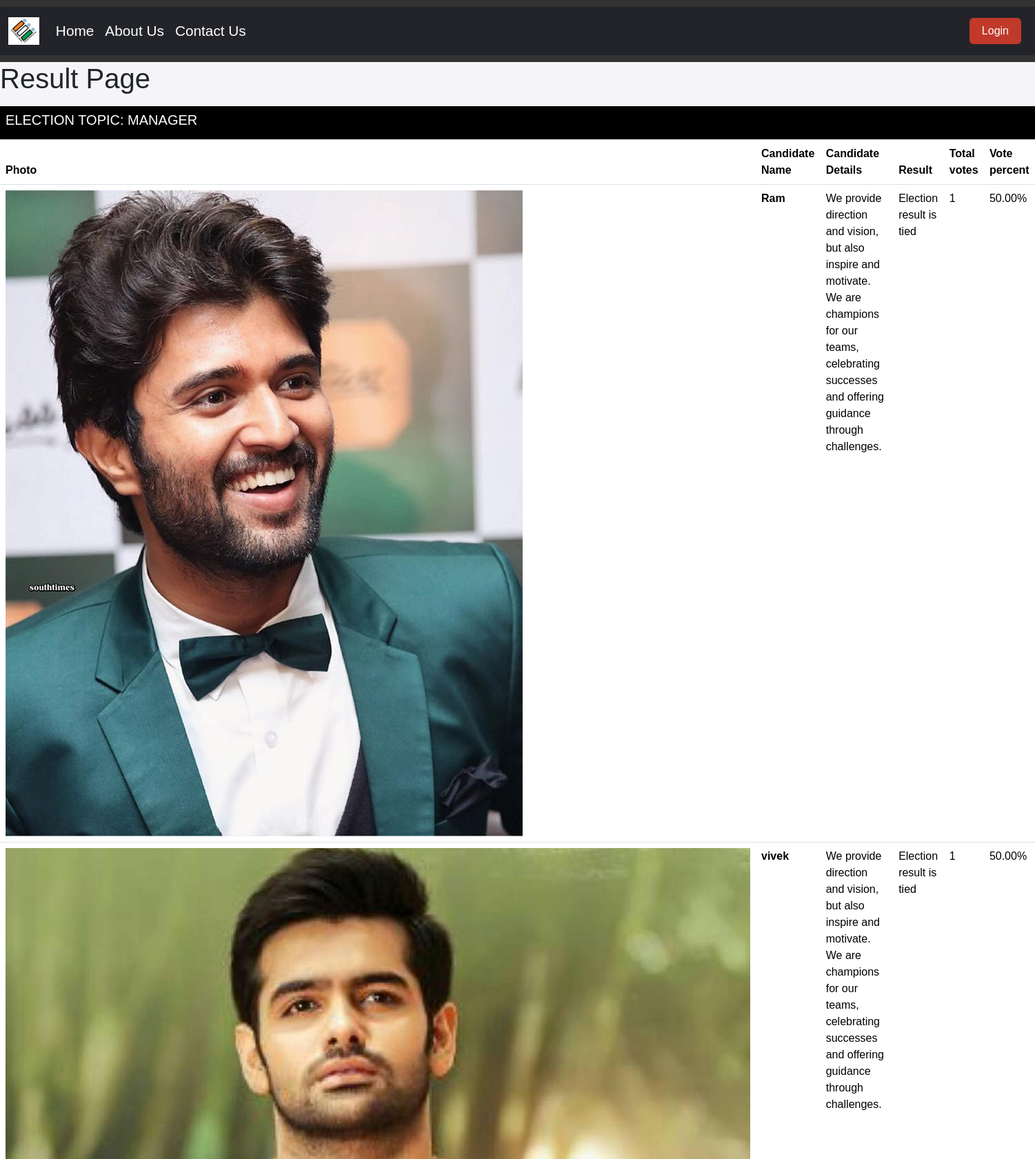
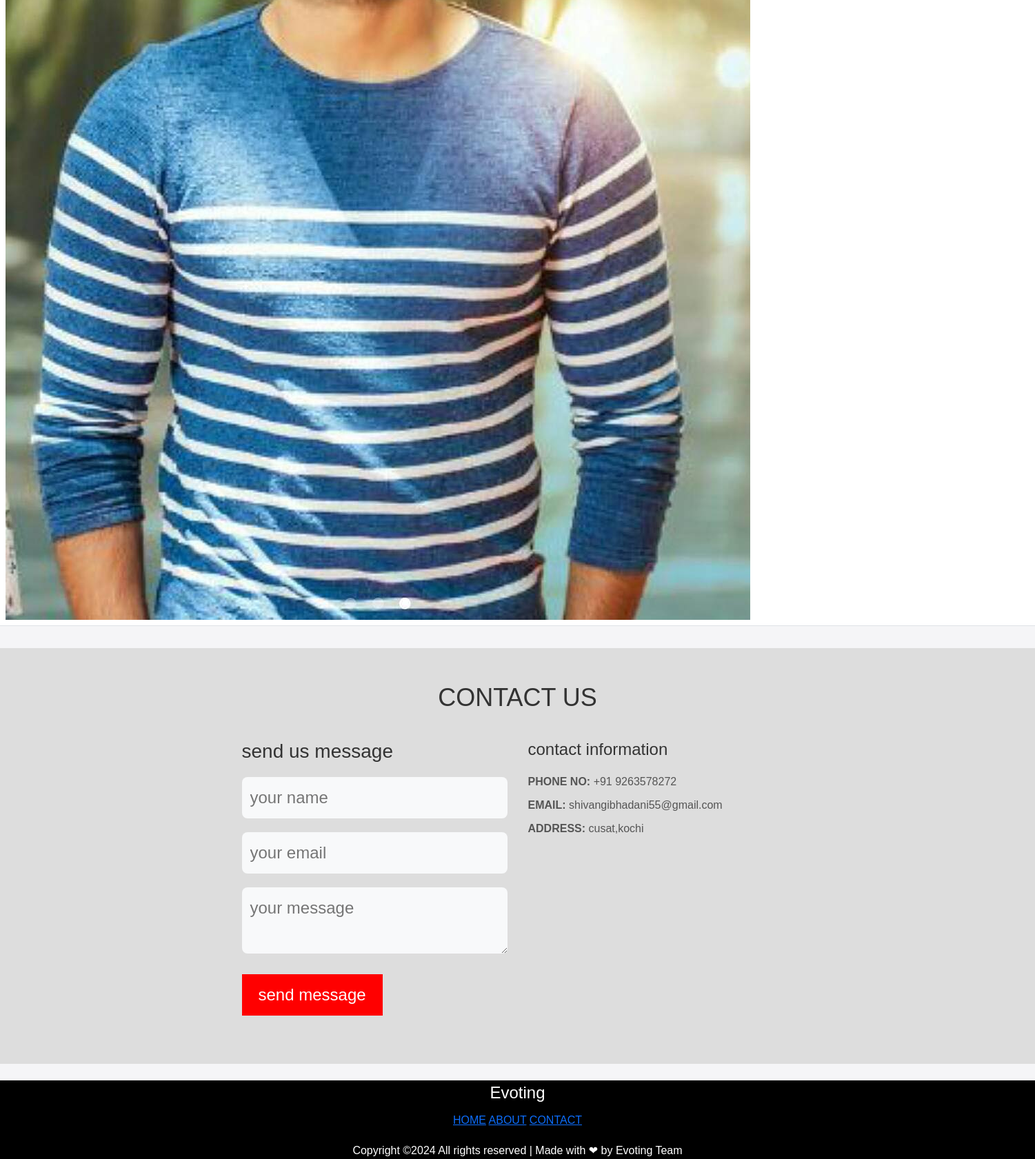
Screenshot of /config.php?viewResult=106 with the database file from the repository (2 pictures, top to bottom).
### tables this page shows
CREATE TABLE `election` (
  `e_id` int(11) NOT NULL,
  `e_topic` varchar(255) DEFAULT NULL,
  `start_date` datetime DEFAULT NULL,
  `end_date` datetime DEFAULT NULL,
  `e_status` varchar(45) DEFAULT NULL,
  `no_of_candidates` int(11) DEFAULT NULL
);

CREATE TABLE `candidate` (
  `c_id` int(11) NOT NULL,
  `election_id` int(11) DEFAULT NULL,
  `c_name` varchar(250) DEFAULT NULL,
  `c_details` text DEFAULT NULL,
  `c_photo` text DEFAULT NULL
);

### viewResult.php (the view, shortened to what this page needs)
<!doctype html>
<html lang="en">
  <head>
    <link
      href="https://cdn.jsdelivr.net/npm/bootstrap@5.3.2/dist/css/bootstrap.min.css"
      rel="stylesheet"
    />
    <link rel="stylesheet" href="assets/css/login.css">
    <link rel="stylesheet" href="assets/css/style.css">
    <link rel="stylesheet" href="style.css">
  </head>
  <body>
    <header>
      <nav class="navbar navbar-expand-lg bg-body-tertiary">
    <div class="container-fluid">
      <a class="navbar-brand" href="#">
        <img src="assets/images/vlogo.jpeg" alt="Logo" style="height: 40px;">
      </a>
      <div class="collapse navbar-collapse" id="navbarNav">
        <ul class="navbar-nav me-auto mb-2 mb-lg-0">
          <li class="nav-item">
            <a class="nav-link active" aria-current="page" href="index.php">Home</a>
          </li>
          <li class="nav-item">
            <a class="nav-link" href="index.php#about">About Us</a>
          </li>
          <li class="nav-item">
            <a class="nav-link" href="#contact">Contact Us</a>
          </li>
        </ul>
        <ul class="navbar-nav ms-auto">
          <li class="nav-item">
            <a class="nav-link" href="login.php" style="font-size: 18px;"><button class="btn login_btn">Login</button></a>
          </li>
        </ul>
      </div>
    </div>
  </nav>
    </header>
    <main>
    <h1>Result Page</h1>
    <?php
       $election_id = $_GET['viewResult'];
  ?>
  <?php
   $fetchingCandidates = mysqli_query($db, "SELECT * FROM candidate WHERE election_id = '". $election_id ."'") or die(mysqli_error($db));
             $totalVotes = array();
             $totalVotesCount = 0;
            while($candidateData = mysqli_fetch_assoc($fetchingCandidates))
            {
               $candidate_id = $candidateData['c_id'];
               $fetchingVotes = mysqli_query($db, "SELECT * FROM vote WHERE c_id = '$candidate_id'") or die(mysqli_error($db));
                $votes = mysqli_num_rows($fetchingVotes);
                $totalVotes[$candidate_id] = $votes;
                $totalVotesCount += $votes;
          $fetchingVotes = mysqli_query($db, "SELECT * FROM vote WHERE c_id = '". $candidate_id . "'") or die(mysqli_error($db));
          $totalVotes[$candidate_id] = mysqli_num_rows($fetchingVotes);
            }
                                function hasDuplicates($array) {
                                  return count($array) !== count(array_unique($array));
                              }
?>
<div class="row my-3">
        <div class="col-12">
            <?php
                $fetchingActiveElections = mysqli_query($db, "SELECT * FROM election WHERE e_id = '".$election_id."'") or die(mysqli_error($db));
                $totalActiveElections = mysqli_num_rows($fetchingActiveElections);
                if($totalActiveElections > 0)
                {
                    while($data = mysqli_fetch_assoc($fetchingActiveElections))
                    {
                        $election_id = $data['e_id'];
                        $election_topic = $data['e_topic'];
                ?>
                        <table class="table">
                            <thead>
                                <tr>
                                    <th colspan="6" class="bg-black text-white"><h5> ELECTION TOPIC: <?php echo strtoupper($election_topic); ?></h5></th>
                                </tr>
                                <tr>
                                    <th> Photo </th>
                                    <th> Candidate Name </th>
                                    <th> Candidate Details </th>
                                    <th> Result </th>
                                    <th> Total votes </th>
                                    <th> Vote percent </th>
                                </tr>
                            </thead>
                            <tbody>
                            <?php
                                $fetchingCandidates = mysqli_query($db, "SELECT * FROM candidate WHERE election_id = '". $election_id ."'") or die(mysqli_error($db));
                                while($candidateData = mysqli_fetch_assoc($fetchingCandidates))
                                {
                                    $candidate_id = $candidateData['c_id'];
                                    $candidate_photo = $candidateData['c_photo'];
                                    $candidate_votes = $totalVotes[$candidate_id] ?? 0;
                                    $vote_percentage = $totalVotesCount > 0 ? ($candidate_votes / $totalVotesCount) * 100 : 0;
                                    ?>
                                    <tr>
                                        <td> <img src="assets/<?php echo $candidate_photo; ?>" class="candidate_photo"> </td>
                                        <td><?php echo "<b>" . $candidateData['c_name'] . "</b>";?></td>
                                        <td><?php echo $candidateData['c_details']; ?></td>
                                        <?php
                                        if($totalVotesCount == 0){
                                          ?>
                                          <td>No votes found</td>
                                          <?php
                                        }
                                        else{
                                          if (hasDuplicates($totalVotes)) {
                                            ?>
                                            <td>Election result is tied</td>
                                            <?php
                                          }
                                      }
                                        ?>
                                        <td><?php echo $totalVotes[$candidate_id] ?? 0;?></td>
                                        <td><?php  echo number_format($vote_percentage, 2); ?>%</td>
                                    </tr>
                            <?php
                                }
                            ?>
                            </tbody>
                        </table>
                <?php
                    }
                }else {
                    echo "No any active election.";
                }
            ?>
        </div>
    </div>
<section class="contact">
        <div class="cont">
            <h2 id="contact">CONTACT US</h2>
            <div class="contact-wrapper">
                <div class="contact-form">
                    <h3>send us message</h3>
                    <form action="https://api.web3forms.com/submit" method="POST">
                        <div class="form-group">
                            <input type="text" name="name" placeholder="your name" required>
                        </div>
                        <div class="form-group">
                            <input type="email" name="email" placeholder="your email" required>
                        </div>
                        <div class="form-group">
                            <textarea name="message" placeholder="your message" required></textarea>
                        </div>
                        <button type="submit">send message</button>
                    </form>
                </div>
                <div class="contact-info">
                    <h3>contact information</h3>
                    <p><b>PHONE NO:</b> +91 9263578272</p>
                    <p><B>EMAIL:</B> shivangibhadani55@gmail.com</p>
                    <p><B>ADDRESS:</B> cusat,kochi</p>
                </div>
            </div>
        </div>
    </section>
    <br>
    </main>
    <footer>
<div  style="  text-align: center;
  bottom: 0;
  width: 100%;
  background-color: black;
  color: white;"     >
  <p style="font-size: 24px; margin-bottom: 10px;">Evoting</p>
  <div class="footer-links" style="margin-bottom: 20px;">
    <a href="index.php">HOME</a>
    <a href="#about">ABOUT</a>
    <a href="#contact">CONTACT</a>
  </div>
  <p style="margin-top: 20px;">Copyright ©2024 All rights reserved | Made with ❤ by Evoting Team</p>
</div>
    </footer>
  </body>
</html>

### config.php (shortened to what this page needs)
<?php
    require_once("./admin/inc/config.php");
if(isset($_GET['viewResult']))
{
    require_once("viewResult.php");
}
?>

### assets/css/login.css (style rules this page uses)
body, html { margin: 0; padding: 0; height: 100%; background: #F5F5F7 !important; }
.login_btn { width: 100%; background: #c0392b !important; color: white !important; }

### assets/css/style.css (style rules this page uses)
.navbar { background-color: rgb(35, 36, 41) !important; }
.navbar .navbar-nav .nav-link { color: white !important; font-size: 1.3em !important; }
body { font-family: Arial, sans-serif; }
header { background: #333; color: white; padding: 10px 0; text-align: center; }

### style.css (style rules this page uses)
.navbar-nav .nav-item .btn.login_btn { margin-right: 10px; }
* { margin:0px; padding:0px; box-sizing: border-box; font-family:'poppins',sans-serif; }
* { margin:0px; padding:0px; box-sizing: border-box; font-family: sans-serif; }
.contact { min-height:50vh; background-color: #DDDDDD; padding:50px; text-align:center; }
.cont { max-width:800px; margin:0 auto; }
.cont h2 { font-size: 36px; margin-bottom:40px; color:#333; }
.contact-wrapper { display:grid; grid-template-columns: repeat(2,1fr); grid-gap: 30px; }
.contact-form { text-align: left; }
.contact-form { font-size: 24px; margin-bottom:20px; color:#333; }
.form-group { margin-bottom:20px; }
input, textarea { width: 100%; padding:12px; border-radius:8px; border:none; background-color:#f8f9fa; color:#333; }
button { display: inline-block; padding:12px 24px; background-color: red; color:#fff; border:none; cursor:pointer; }
.contact-info { text-align:left; }
.contact-info h3 { font-size: 24px; margin-bottom: 20px; color: #333; }
.contact-info p { margin-bottom:10px; color:#555; }

### rows the page displays
election: e_topic "MANAGER"
candidate: c_photo (picture), c_name "Ram", c_details "We provide direction and vision, but also inspire and motivate. We are champions for our teams, celebrating successes and offering guidance through challenges.", c_id "1", c_id "50.00"
candidate: c_photo (picture), c_name "vivek", c_details "We provide direction and vision, but also inspire and motivate. We are champions for our teams, celebrating successes and offering guidance through challenges.", c_id "1", c_id "50.00"
